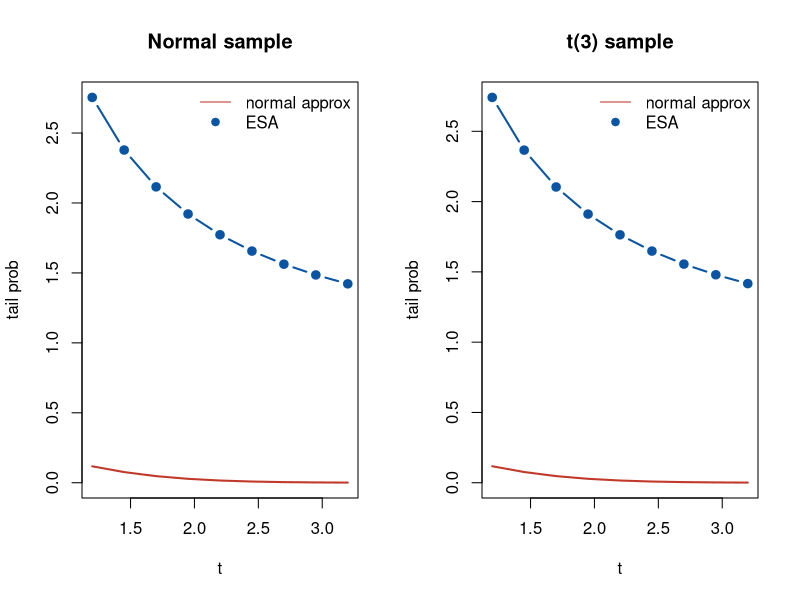

R code for this plot:
## ---- chunk 1
# Lugannani-Rice 型经验鞍点尾概率：P(xbar >= x0)
esa_tail <- function(x, x0) {
  n <- length(x)
  y <- x - x0
  f <- function(th) sum(y * exp(th * y)) / sum(exp(th * y))
  th0 <- tryCatch(uniroot(f, c(-5, 5), extendInt = "yes")$root,
                  error = function(e) NA)
  if (is.na(th0)) return(NA)
  K <- log(mean(exp(th0 * y)))
  m1 <- sum(y * exp(th0 * y)) / sum(exp(th0 * y))
  m2 <- sum(y^2 * exp(th0 * y)) / sum(exp(th0 * y))
  w <- sign(th0) * sqrt(max(-2 * K, 0))
  u <- th0 * sqrt(n * (m2 - m1^2))
  if (u == 0) return(NA)
  pnorm(w) + dnorm(w) * (1 / w - 1 / u)
}
set.seed(2026)
n <- 60
x_norm <- rnorm(n); x_t3 <- rt(n, df = 3)
tgrid <- seq(1.2, 3.2, by = 0.25)
esa_norm <- sapply(tgrid, function(t) esa_tail(x_norm, mean(x_norm) + t * sd(x_norm) / sqrt(n)))
esa_t3   <- sapply(tgrid, function(t) esa_tail(x_t3,   mean(x_t3)   + t * sd(x_t3)   / sqrt(n)))
tn <- 1 - pt(tgrid, df = n - 1)   # 正态近似（t 分布形式）
cbind(t = tgrid, normal_approx = round(tn, 4),
      ESA_normal_sample = round(esa_norm, 4),
      ESA_t3_sample = round(esa_t3, 4))
## ---- chunk 2
par(mfrow = c(1, 2))
for (k in 1:2) {
  esa <- if (k == 1) esa_norm else esa_t3
  ylim <- range(c(tn, esa), na.rm = TRUE)
  plot(tgrid, tn, type = "l", lwd = 2, col = "#c0392b",
       ylim = ylim, xlab = "t", ylab = "tail prob",
       main = if (k == 1) "Normal sample" else "t(3) sample")
  lines(tgrid, esa, type = "b", pch = 19, col = "#0955a4", lwd = 2)
  legend("topright", c("normal approx", "ESA"), lty = c(1, NA),
         pch = c(NA, 19), col = c("#c0392b", "#0955a4"), bty = "n")
}
